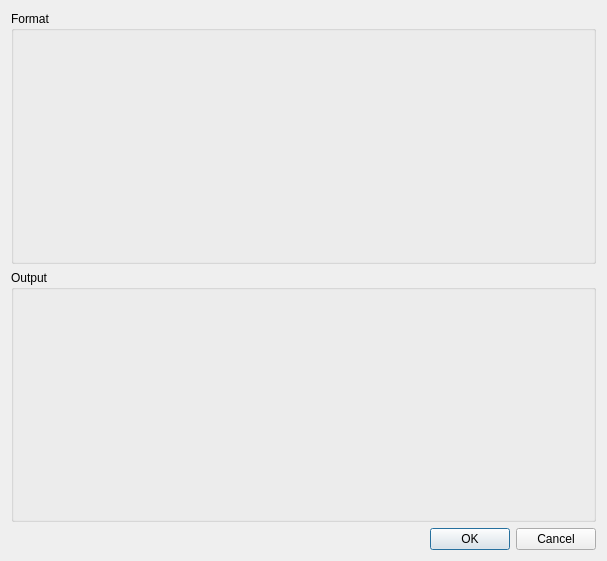
<?xml version="1.0" encoding="UTF-8"?>
<ui version="4.0">
 <class>ExportDialog</class>
 <widget class="QDialog" name="ExportDialog">
  <property name="geometry">
   <rect>
    <x>0</x>
    <y>0</y>
    <width>607</width>
    <height>561</height>
   </rect>
  </property>
  <property name="windowTitle">
   <string>Export</string>
  </property>
  <layout class="QVBoxLayout" name="verticalLayout_3">
   <item>
    <widget class="QGroupBox" name="groupBox">
     <property name="title">
      <string>Format</string>
     </property>
     <layout class="QVBoxLayout" name="verticalLayout">
      <item>
       <widget class="RadioButtons" name="format" native="true"/>
      </item>
     </layout>
    </widget>
   </item>
   <item>
    <widget class="QGroupBox" name="groupBox_2">
     <property name="title">
      <string>Output</string>
     </property>
     <layout class="QVBoxLayout" name="verticalLayout_2">
      <item>
       <widget class="FilePathWidget" name="output" native="true"/>
      </item>
     </layout>
    </widget>
   </item>
   <item>
    <widget class="QDialogButtonBox" name="buttonBox">
     <property name="orientation">
      <enum>Qt::Horizontal</enum>
     </property>
     <property name="standardButtons">
      <set>QDialogButtonBox::Cancel|QDialogButtonBox::Ok</set>
     </property>
    </widget>
   </item>
  </layout>
 </widget>
 <customwidgets>
  <customwidget>
   <class>RadioButtons</class>
   <extends>QWidget</extends>
   <header>radiobuttons.h</header>
   <container>1</container>
  </customwidget>
  <customwidget>
   <class>FilePathWidget</class>
   <extends>QWidget</extends>
   <header>filepathwidget.h</header>
   <container>1</container>
  </customwidget>
 </customwidgets>
 <resources/>
 <connections>
  <connection>
   <sender>buttonBox</sender>
   <signal>accepted()</signal>
   <receiver>ExportDialog</receiver>
   <slot>accept()</slot>
   <hints>
    <hint type="sourcelabel">
     <x>248</x>
     <y>254</y>
    </hint>
    <hint type="destinationlabel">
     <x>157</x>
     <y>274</y>
    </hint>
   </hints>
  </connection>
  <connection>
   <sender>buttonBox</sender>
   <signal>rejected()</signal>
   <receiver>ExportDialog</receiver>
   <slot>reject()</slot>
   <hints>
    <hint type="sourcelabel">
     <x>316</x>
     <y>260</y>
    </hint>
    <hint type="destinationlabel">
     <x>286</x>
     <y>274</y>
    </hint>
   </hints>
  </connection>
 </connections>
</ui>
